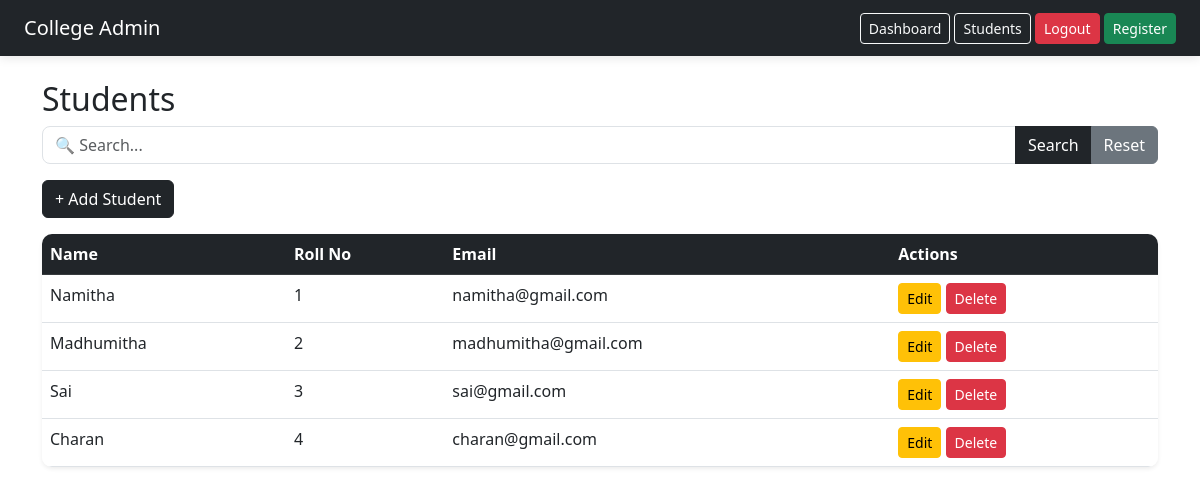
The app's page /students/ (signed in) with its own data.
### students/models.py (models this page shows, shortened)
class Student(models.Model):
    name = models.CharField(max_length=100)
    roll_no = models.IntegerField(unique=True)
    email = models.EmailField()
    course = models.ForeignKey(Course, on_delete=models.CASCADE)
    department = models.ForeignKey(Department, on_delete=models.CASCADE)
    subjects = models.ManyToManyField(Subject, blank=True)

### students/views.py (the view)
# urls.py: path('students/', views.student_list, name='student_list'),
@login_required
def student_list(request):
    query = request.GET.get('q')
    students = Student.objects.all()
    if query:
        students = students.filter(
            name__icontains=query
        ) | students.filter(
            roll_no__icontains=query
        )
    student_data = []
    for student in students:
        marks = Marks.objects.filter(student=student)
        student_data.append({
            'student': student,
            'marks': marks
        })
    return render(request, 'student_list.html', {
        'student_data': student_data,
        'query': query
    })

### templates/student_list.html (shortened to what this page needs)
    {% extends 'base.html' %}
{% block content %}
<div class="container mt-4">
<h2>Students</h2>
<form method="GET" class="mb-3">
    <div class="input-group">
        <input type="text" name="q"
               placeholder="🔍 Search..."
               value="{{ query|default:'' }}"
               class="form-control">
        <button class="btn btn-dark">Search</button>
        <a href="/students/" class="btn btn-secondary">
            Reset
        </a>
    </div>
</form>
<a href="/students/add/" class="btn btn-dark mb-3">+ Add Student</a>
<table class="table table-hover shadow-sm">
    <thead class="table-dark">
        <tr>
            <th>Name</th>
            <th>Roll No</th>
            <th>Email</th>
            <th>Actions</th>
        </tr>
    </thead>
    <tbody>
        {% for item in student_data %}
        <tr>
            <td>{{ item.student.name }}</td>
            <td>{{ item.student.roll_no }}</td>
            <td>{{ item.student.email }}</td>
            <td>
                <a href="/students/edit/{{ item.student.id }}/"
                   class="btn btn-warning btn-sm">Edit</a>
                <button class="btn btn-danger btn-sm"
        data-bs-toggle="modal"
        data-bs-target="#deleteModal"
        onclick="setDeleteId('{{ item.student.id }}')">
    Delete
</button>
            </td>
        </tr>
        {% empty %}
        <tr>
            <td colspan="4">No students found</td>
        </tr>
        {% endfor %}
    </tbody>
</table>
</div>
{% endblock %}

### templates/base.html (shortened to what this page needs)
<!DOCTYPE html>
<html lang="en">
<head>
    {% load static %}
    <link rel="stylesheet" href="{% static 'css/style.css' %}">
    <link href="https://cdn.jsdelivr.net/npm/bootstrap@5.3.0/dist/css/bootstrap.min.css" rel="stylesheet">
</head>
<body>
<nav class="navbar navbar-dark bg-dark px-4">
    <span class="navbar-brand">College Admin</span>
    <div>
        <a href="/dashboard/" class="btn btn-outline-light btn-sm">Dashboard</a>
        <a href="/students/" class="btn btn-outline-light btn-sm">Students</a>
        <a href="/logout/" class="btn btn-danger btn-sm">Logout</a>
        <a href="/register/" class="btn btn-success btn-sm">Register</a>
    </div>
</nav>
{% block content %}
{% endblock %}
</body>
</html>

### static/css/style.css (style rules this page uses)
body { background-color: #f4f6f9; font-family: 'Segoe UI', sans-serif; }
.navbar { box-shadow: 0 2px 10px rgba(0,0,0,0.1); }
.table { border-radius: 10px; overflow: hidden; }
.table th { background-color: #212529; color: white; }
.btn { border-radius: 8px; }
.input-group input { border-radius: 8px 0 0 8px; }
.input-group button { border-radius: 0 8px 8px 0; }

### records on screen
Student: student.name "Namitha", student.roll_no "1", student.email "namitha@gmail.com"
Student: student.name "Madhumitha", student.roll_no "2", student.email "madhumitha@gmail.com"
Student: student.name "Sai", student.roll_no "3", student.email "sai@gmail.com"
Student: student.name "Charan", student.roll_no "4", student.email "charan@gmail.com"
